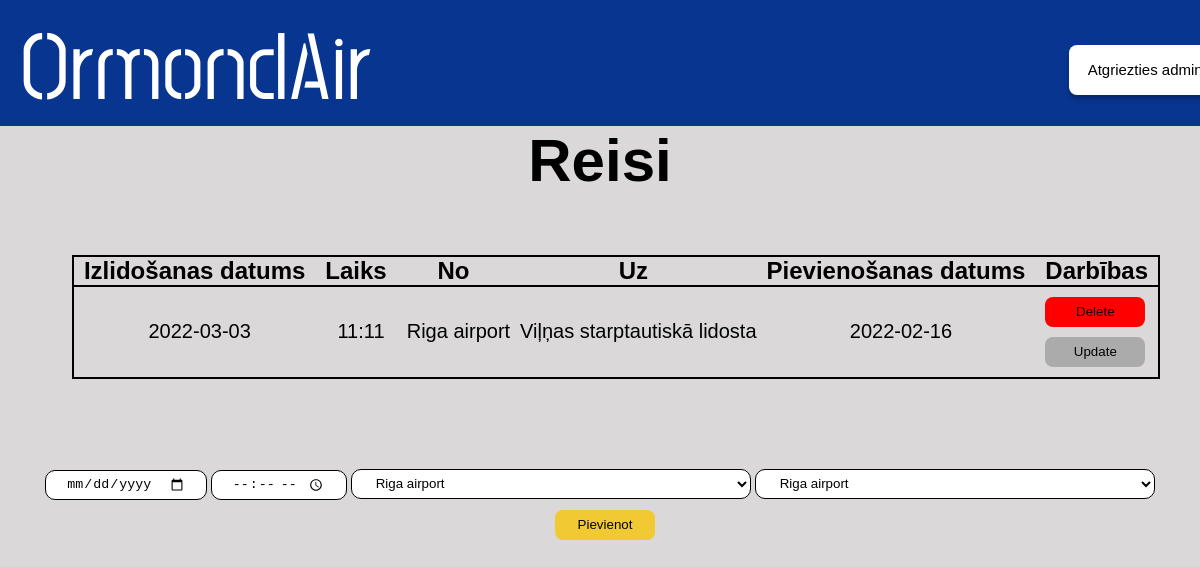
The app's page /admin/reisi with its own data.
### main.py (models this page shows, shortened)
class Reis(db.Model):
    id = db.Column(db.Integer, primary_key=True)
    datums = db.Column(db.String(200), nullable=False)
    laiks = db.Column(db.String(200), nullable=False)
    nolidostas = db.Column(db.String(200), nullable=False)
    uzlidostas = db.Column(db.String(200), nullable=False)
    date_created = db.Column(db.DateTime, default=datetime.utcnow)

### main.py (the view)
@app.route('/admin/reisi', methods=['POST', 'GET'])
def reis():
  if request.method == 'POST':
    new_reis = Reis(nolidostas=request.form['nolidostas'], uzlidostas=request.form['uzlidostas'], datums=request.form['datums'],laiks = request.form['laiks'])
    try:
      db.session.add(new_reis)
      db.session.commit()
      return redirect('/admin/reisi')
    except:
      return "Draugi nav labi!"
  else:
      lidostas = Lidosta.query.order_by(Lidosta.id).all()
      tasks = Reis.query.order_by(Reis.date_created).all()
      return render_template("adminreisi.html", tasks=tasks, lidostas=lidostas)

### templates/adminreisi.html (shortened to what this page needs)
<!DOCTYPE html>
<html lang="en">
  <head>
    <link href="/static/css/stylesheet.css" rel="stylesheet" />
  </head>
  <body>
    <div class="augsejaisBaneris">
      <a href="/"><h1 class="homePage">OrmondAir</h1></a>
      <a href="/admin"><button id="atgriezties_admin">Atgriezties admin</button></a>
    </div>
    <div class="apaksejaisBaneris">
      <h1 id="virsraksts">Reisi</h1>
      {% if tasks|length < 1 %}
      <h4 id="apaksraksts">Nav pievienots neviens reiss! </h4>
      {% else %}
      <div class="tabulaBox">
        <table class="tabula">
          <tr class="tabula">
            <th class="teksts">Izlidošanas datums</th>
            <th class="teksts">Laiks</th>
            <th class="teksts">No</th>
            <th class="teksts">Uz</th>
            <th class="teksts">Pievienošanas datums</th>
            <th class="teksts">Darbības</th>
          </tr>
          {% for task in tasks %}
            <tr class="tabula">
              <td class="dbteksts">{{ task.datums }}</td>
              <td class="dbteksts">{{ task.laiks }}</td>
              <td class="dbteksts">{{ task.nolidostas }}</td>
              <td class="dbteksts">{{ task.uzlidostas }}</td>
              <td class="dbteksts">{{ task.date_created.date() }}</td>
              <td>
                <a href="/delete_reisi/{{task.id}}"><button id=dzest>Delete</button></a>
                <br>
                <a href="/update_reisi/{{task.id}}"><button id=labot>Update</button></a>
              </td>
            </tr>
          {% endfor %}
        </table>
      </div>
      {% endif %}
      <form action="/admin/reisi" method="POST" id="form">
        <input class="inputdate" type="date" min="date" type="text" name="datums" id="datums" placeholder="datums" required>
        <input class="inputdate" type="time" type="text" name="laiks" id="laiks" placeholder="laiks" required>
        <select class="input" name="nolidostas" id="nolidostas" method="POST">
          {% for lidosta in lidostas %}
            <option value="{{lidosta.content}}">{{ lidosta.content }}</option>
          {% endfor %}
        </select>
        <select class="input" name="uzlidostas" id="uzlidostas" method="POST">
          {% for lidosta in lidostas %}
            <option value="{{lidosta.content}}">{{ lidosta.content }}</option>
          {% endfor %}
        </select>
        <input type="submit" value="Pievienot" id="pievienot">
      </form>
  </body>
</html>

### static/css/stylesheet.css (style rules this page uses)
body { background: rgba(186, 182, 182, 0.53); }
* { margin: 0; padding: 0; box-sizing: border-box; text-decoration: none; }
.augsejaisBaneris { position: absolute; left: 0%; right: 0%; top: 0%; bottom: 84.28%; background: #073590; }
.homePage { position: absolute; left: 0%; font-family: Post No Bills Colombo Medium; font-size: 96px; display: flex; margin-left: 20px; color: #ffffff; user-select: none; }
.apaksejaisBaneris { position: absolute; top: 15.72%; right: 0px; left: 0px; }
#atgriezties_admin { position: absolute; width: 152px; height: 50.63px; left: 89.1%; top: 35.4%; background: #ffffff; border-radius: 8px; box-shadow: 0px 4px 4px rgba(0, 0, 0, 0.25); border-style: none; font-family: Arial, Helvetica, sans-serif; font-size: 15px; cursor: pointer; }
#pievienot { width: 100px; height: 30px; background: #f1c933; border-radius: 8px; outline: none; cursor: pointer; border: 1px solid transparent; margin-left: 10px; }
.teksts { font-family: Arial, Helvetica, sans-serif; font-size: 24px; color: #000000; padding-left: 10px; padding-right: 10px; }
.input { background: #ffffff; border: 1px solid #000000; box-sizing: border-box; border-radius: 10px; outline: none; padding-left: 20px; padding-right: 20px; width: 400px; height: 30px; margin-top: 10px; margin-bottom: 10px; }
.inputdate { background: #ffffff; border: 1px solid #000000; box-sizing: border-box; border-radius: 10px; outline: none; padding-left: 20px; padding-right: 20px; height: 30px; margin-top: 10px; margin-bottom: 10px; }
#dzest { width: 100px; height: 30px; background: #ff0000; border-radius: 8px; outline: none; cursor: pointer; border: 1px solid transparent; margin-top: 10px; margin-left: 10px; }
#labot { width: 100px; height: 30px; background: #ababab; border-radius: 8px; outline: none; cursor: pointer; border: 1px solid transparent; margin-top: 10px; margin-left: 10px; margin-bottom: 10px; }
.dbteksts { text-align: center; font-family: Arial, Helvetica, sans-serif; font-size: 20px; color: #000000; padding-left: 10px; }
#virsraksts { text-align: center; font-family: Arial, Helvetica, sans-serif; font-size: 60px; color: #000000; }
.tabula { border-collapse: collapse; border: solid 2px #000000; margin-left: auto; margin-right: auto; margin-top: 40px; margin-bottom: 40px; }
#form { text-align: center; }
.tabulaBox { display: block; max-height: 500px; width: 96%; overflow: auto; margin-top: 20px; margin-left: 40px; margin-bottom: 40px; }

### records on screen
Reis: datums "2022-03-03", laiks "11:11", nolidostas "Riga airport", uzlidostas "Viļņas starptautiskā lidosta", date_created "2022-02-16"

### other values on screen
form field nolidostas "Riga airport"
form field uzlidostas "Riga airport"
